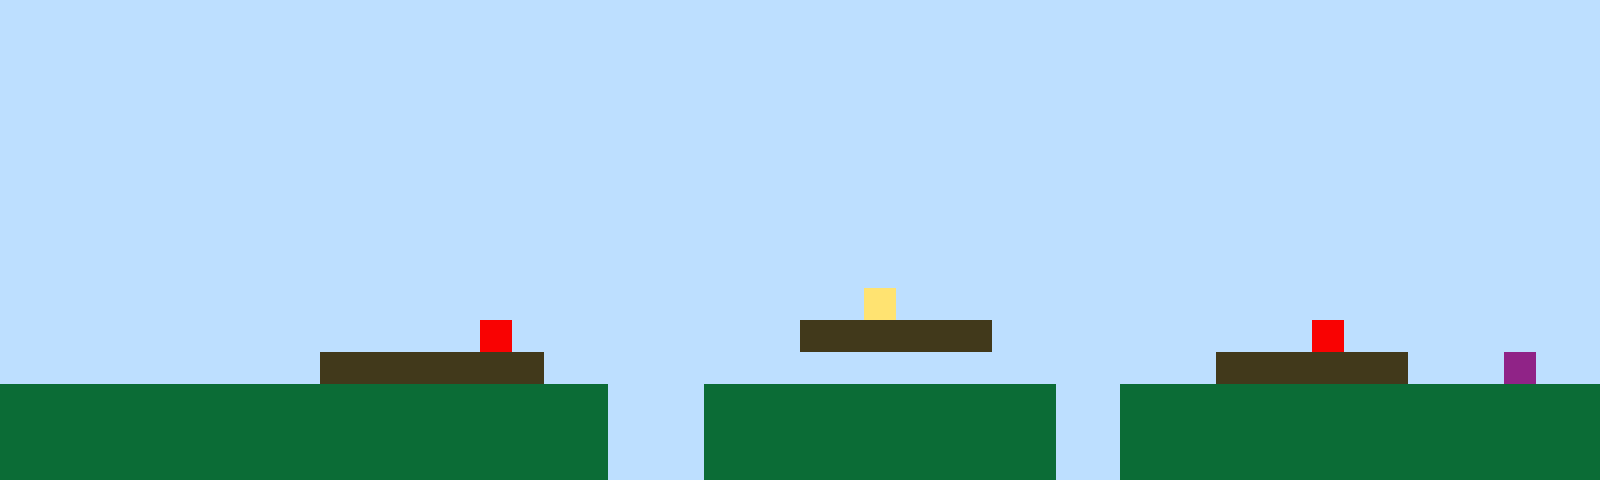

Tiled map render using the project's own tile images. Description and the whole map definition, tile-layer contents included, below:
An orthogonal 50x15 tile map with 32x32 px tiles, 1 tile layer (Tile Layer 1).

<map version="1.10" tiledversion="1.11.2" orientation="orthogonal" renderorder="right-up" width="50" height="15" tilewidth="32" tileheight="32" infinite="0" nextlayerid="2" nextobjectid="1"><editorsettings><export target="map1.csv" format="csv" /></editorsettings><tileset firstgid="1" name="sprites" tilewidth="32" tileheight="32" tilecount="6" columns="3"><image source="sprites.png" width="96" height="64" /></tileset><layer id="1" name="Tile Layer 1" width="50" height="15"><data encoding="csv">1,1,1,1,1,1,1,1,1,1,1,1,1,1,1,1,1,1,1,1,1,1,1,1,1,1,1,1,1,1,1,1,1,1,1,1,1,1,1,1,1,1,1,1,1,1,1,1,1,1,1,1,1,1,1,1,1,1,1,1,1,1,1,1,1,1,1,1,1,1,1,1,1,1,1,1,1,1,1,1,1,1,1,1,1,1,1,1,1,1,1,1,1,1,1,1,1,1,1,1,1,1,1,1,1,1,1,1,1,1,1,1,1,1,1,1,1,1,1,1,1,1,1,1,1,1,1,1,1,1,1,1,1,1,1,1,1,1,1,1,1,1,1,1,1,1,1,1,1,1,1,1,1,1,1,1,1,1,1,1,1,1,1,1,1,1,1,1,1,1,1,1,1,1,1,1,1,1,1,1,1,1,1,1,1,1,1,1,1,1,1,1,1,1,1,1,1,1,1,1,1,1,1,1,1,1,1,1,1,1,1,1,1,1,1,1,1,1,1,1,1,1,1,1,1,1,1,1,1,1,1,1,1,1,1,1,1,1,1,1,1,1,1,1,1,1,1,1,1,1,1,1,1,1,1,1,1,1,1,1,1,1,1,1,1,1,1,1,1,1,1,1,1,1,1,1,1,1,1,1,1,1,1,1,1,1,1,1,1,1,1,1,1,1,1,1,1,1,1,1,1,1,1,1,1,1,1,1,1,1,1,1,1,1,1,1,1,1,1,1,1,1,1,1,1,1,1,1,1,1,1,1,1,1,1,1,1,1,1,1,1,1,1,1,1,1,1,1,1,1,1,1,1,1,1,1,1,1,1,1,1,1,1,1,1,1,1,1,1,1,1,1,1,1,1,1,1,1,1,1,1,1,1,1,1,1,1,1,1,1,1,1,1,1,1,1,1,1,1,1,1,1,1,1,1,1,1,1,1,1,1,1,1,1,1,1,1,1,1,1,1,1,1,1,1,1,1,1,1,1,1,1,1,1,1,1,1,1,1,1,1,1,1,1,1,1,1,1,1,1,1,1,1,1,1,1,1,1,1,1,1,1,1,1,1,1,1,1,1,1,1,1,1,1,1,1,1,4,1,1,1,1,1,1,1,1,1,1,1,1,1,1,1,1,1,1,1,1,1,1,1,1,1,1,1,1,1,1,1,1,1,1,1,1,1,5,1,1,1,1,1,1,1,1,1,3,3,3,3,3,3,1,1,1,1,1,1,1,1,1,1,5,1,1,1,1,1,1,1,1,1,1,1,1,1,1,1,1,1,1,3,3,3,3,3,3,3,1,1,1,1,1,1,1,1,1,1,1,1,1,1,1,1,1,1,1,1,1,3,3,3,3,3,3,1,1,1,6,1,1,2,2,2,2,2,2,2,2,2,2,2,2,2,2,2,2,2,2,2,1,1,1,2,2,2,2,2,2,2,2,2,2,2,1,1,2,2,2,2,2,2,2,2,2,2,2,2,2,2,2,2,2,2,2,2,2,2,2,2,2,2,2,2,2,2,2,2,2,2,1,1,1,2,2,2,2,2,2,2,2,2,2,2,1,1,2,2,2,2,2,2,2,2,2,2,2,2,2,2,2,2,2,2,2,2,2,2,2,2,2,2,2,2,2,2,2,2,2,2,1,1,1,2,2,2,2,2,2,2,2,2,2,2,1,1,2,2,2,2,2,2,2,2,2,2,2,2,2,2,2</data></layer></map>
